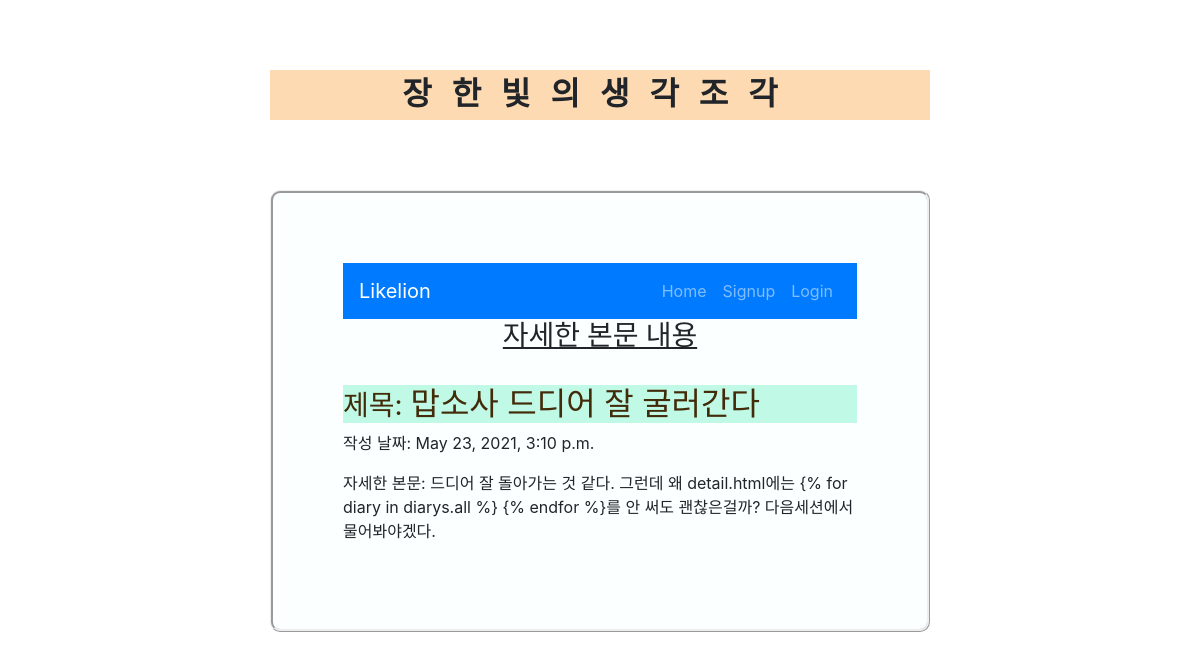
The app's page /diary/2 with its own data.
### diaryApp/models.py (models this page shows, shortened)
class Diary(models.Model):
    title = models.CharField(max_length=200)
    pub_date = models.DateTimeField('data published')
    body = models.TextField()

### diaryApp/views.py (the view)
# urls.py: path('diary/<int:diary_id>', diaryApp.views.detail, name="detail"),
def detail(request, diary_id):
    diary_detail = get_object_or_404(Diary, pk = diary_id)
    return render(request, 'detail.html', {'diary': diary_detail})

### diaryApp/templates/detail.html (shortened to what this page needs)
<!DOCTYPE html>
<html>
    <head>
    </head>
    <body>
        <header>
            <p>장한빛의생각조각</p>
        </header>
        <article>
            {% extends 'base.html' %}
            {% block content %}
            <h3>자세한 본문 내용</h3><br>
            <h2><small>제목: </small> {{diary.title}} </h2>
            <p>작성 날짜: {{diary.pub_date}} </p>
            <p>자세한 본문: {{diary.body}} </p>
            {% endblock %}

### diaryApp/templates/detail.html (style rules this page uses)
header { font-family: '나눔명조'; font-size: 2em; font-weight: bold; letter-spacing: 20px; text-align: center; background-color:rgb(253, 218, 177); margin: 70px 270px; height: 50px; }
body { background: #C0FAE7; font-family: '나눔고딕'; }
article { background: #fbffff; border-radius: 10px; border-style: ridge; padding: 70px; margin: 70px 270px; }
article h2 { color: #422b09; background-color: #C0FAE7; }
article h3 { font-family: '나눔명조'; text-align: center; text-decoration: underline; }

### records on screen
Diary: title "맙소사 드디어 잘 굴러간다", pub_date "May 23, 2021, 3:10 p.m.", body "드디어 잘 돌아가는 것 같다. 그런데 왜 detail.html에는 {% for diary in diarys.all %} {% endfor %}를 안 써도 괜찮은걸까? 다음세션에서 물어봐야겠다."
